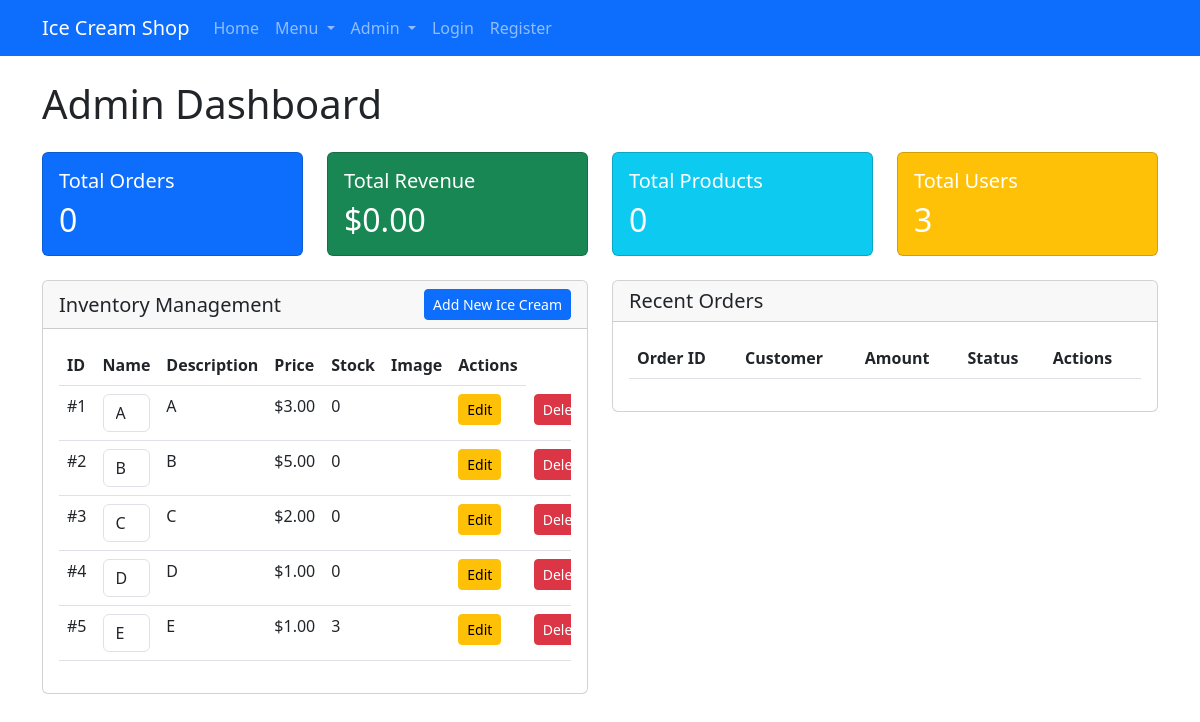
The app's page /admin/dashboard with its own data.
### models/icecream.py (models this page shows)
class IceCream(Base):
    __tablename__ = "icecreams"
    id = Column(Integer, primary_key=True, index=True)
    name = Column(String, unique=True, index=True)
    description = Column(String)
    price = Column(Float)
    image_url = Column(String)
    stock = Column(Integer, default=0)
    is_available = Column(Boolean, default=True)
    orders = relationship("OrderItem", back_populates="icecream")
    order_items = relationship('OrderItem', back_populates='icecream')

### routes/admin.py (the view)
@router.get("/admin/users", name = 'admin/users')
async def get_all_users(request: Request, db: Session = Depends(get_db)):
    users = db.query(User).all()
    return templates.TemplateResponse("admin/users_managment.html", {"request": request, "users": users})

### templates/admin/dashboard.html (shortened to what this page needs)
{% extends "base.html" %}
{% block content %}
<h1 class="mb-4">Admin Dashboard</h1>
<div class="row">
    <div class="col-md-12 mb-4">
        <div class="row">
            <div class="col-md-3">
                <div class="card text-white bg-primary">
                    <div class="card-body">
                        <h5 class="card-title">Total Orders</h5>
                        <h2 class="card-text">{{ orders|length }}</h2>
                    </div>
                </div>
            </div>
            <div class="col-md-3">
                <div class="card text-white bg-success">
                    <div class="card-body">
                        <h5 class="card-title">Total Revenue</h5>
                        <h2 class="card-text">${{ "%.2f"|format(orders|sum(attribute='total_amount')) }}</h2>
                    </div>
                </div>
            </div>
            <div class="col-md-3">
                <div class="card text-white bg-info">
                    <div class="card-body">
                        <h5 class="card-title">Total Products</h5>
                        <h2 class="card-text">{{ ice_creams|length }}</h2>
                    </div>
                </div>
            </div>
            <div class="col-md-3">
                <div class="card text-white bg-warning">
                    <div class="card-body">
                        <h5 class="card-title">Total Users</h5>
                        <h2 class="card-text">{{ users|length }}</h2>
                    </div>
                </div>
            </div>
        </div>
    </div>
    <div class="col-md-6 mb-4">
        <div class="card">
            <div class="card-header d-flex justify-content-between align-items-center">
                <h5 class="mb-0">Inventory Management</h5>
                <a href="" class="btn btn-primary btn-sm" data-bs-toggle="modal" data-bs-target="#formModal">Add New Ice Cream</a>
            </div>
            <div class="card-body">
                <div class="table-responsive">
                    <table class="table">
                        <thead>
                            <tr>
                                <th>ID</th>
                                <th>Name</th>
                                <th>Description</th>
                                <th>Price</th>
                                <th>Stock</th>
                                <th>Image</th>
                                <th>Actions</th>
                            </tr>
                        </thead>
                        <tbody>
                            {% for icecream in icecreams %}
                            <tr>
                                <td>#{{ icecream.id }}</td>
                                <td ondblclick="this.nextElementSibling.style.display='block'; this.style.display='none'">
                                    <input type="text" name="value" value="{{ icecream.name }}" class="form-control" autofocus>
                                </td>
                                <td>{{ icecream.description }}</td>
                                <td>${{ "%.2f"|format(icecream.price) }}</td>
                                <td> {{ icecream.stock }}</td>
                                <td>{{ icecream.image }}</td>
                                <td>
                                    <a href="" class="btn btn-sm btn-warning">Edit</a>
                                </td>
                                <td>
                                    <button type="button" class="btn btn-sm btn-danger" data-bs-toggle="modal" data-bs-target="#deleteModal{{ icecream.id }}">Delete</button>
                                </td>
                            </tr>
                            {% endfor %}
                        </tbody>
                    </table>
                </div>
            </div>
        </div>
    </div>
    <div class="col-md-6 mb-4">
        <div class="card">
            <div class="card-header">
                <h5 class="mb-0">Recent Orders</h5>
            </div>
            <div class="card-body">
                <div class="table-responsive">
                    <table class="table">
                        <thead>
                            <tr>
                                <th>Order ID</th>
                                <th>Customer</th>
                                <th>Amount</th>
                                <th>Status</th>
                                <th>Actions</th>
                            </tr>
                        </thead>
                    </table>
                </div>
            </div>
        </div>
    </div>
</div>
{% endblock %}

### templates/base.html (shortened to what this page needs)
<!DOCTYPE html>
<html lang="en">
<head>
    <link href="https://cdn.jsdelivr.net/npm/bootstrap@5.3.0/dist/css/bootstrap.min.css" rel="stylesheet">
</head>
<body>
    <nav class="navbar navbar-expand-lg navbar-dark bg-primary">
        <div class="container">
            <a class="navbar-brand" href="{{ url_for('home') }}">Ice Cream Shop</a>
            <div class="collapse navbar-collapse" id="navbarNav">
                <ul class="navbar-nav">
                    <li class="nav-item">
                        <a class="nav-link" href="">Home</a>
                    </li>
                    <li class="nav-item dropdown">
                        <a class="nav-link dropdown-toggle" href="#" id="navbarDropdown" role="button" data-bs-toggle="dropdown">
                            Menu
                        </a>
                    </li>
                    <li class="nav-item dropdown">
                        <a class="nav-link dropdown-toggle" href="#" id="navbarDropdown" role="button" data-bs-toggle="dropdown">
                            Admin
                        </a>
                    </li>
                {% if request.cookies.get('access_token') %}
                    <li class="nav-item">
                        <a class="nav-link" href="">Profile</a>
                    </li>
                    <li class="nav-item">
                        <a class="nav-link" href="{{ url_for('logout') }}">Logout</a>
                    </li>
                {% else %}
                    <li class="nav-item">
                        <a class="nav-link" href="{{ url_for('login') }}">Login</a>
                    </li>
                    <li class="nav-item">
                        <a class="nav-link" href="{{ url_for('register') }}">Register</a>
                    </li>
                {% endif %}
                </ul>
            </div>
        </div>
    </nav>
    <div class="container mt-4">
        {% block content %}{% endblock %}
    </div>
</body>
</html>

### records on screen
IceCream: id "1", value "A", description "A", price "3.00", stock "0"
IceCream: id "2", value "B", description "B", price "5.00", stock "0"
IceCream: id "3", value "C", description "C", price "2.00", stock "0"
IceCream: id "4", value "D", description "D", price "1.00", stock "0"
IceCream: id "5", value "E", description "E", price "1.00", stock "3"

### other values on screen
{{ orders|length }} "0"
{{ "%.2f"|format(orders|sum(attribute='total_amount')) }} "0.00"
{{ ice_creams|length }} "0"
{{ users|length }} "3"
